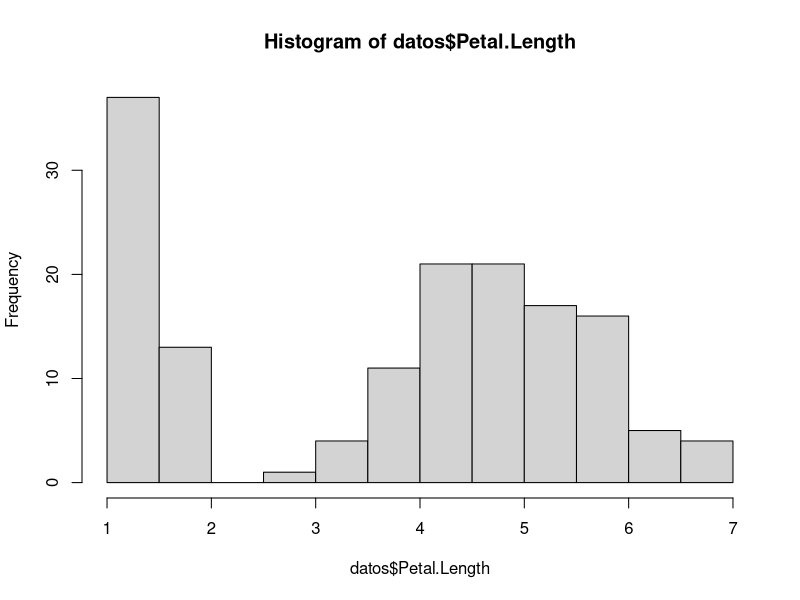
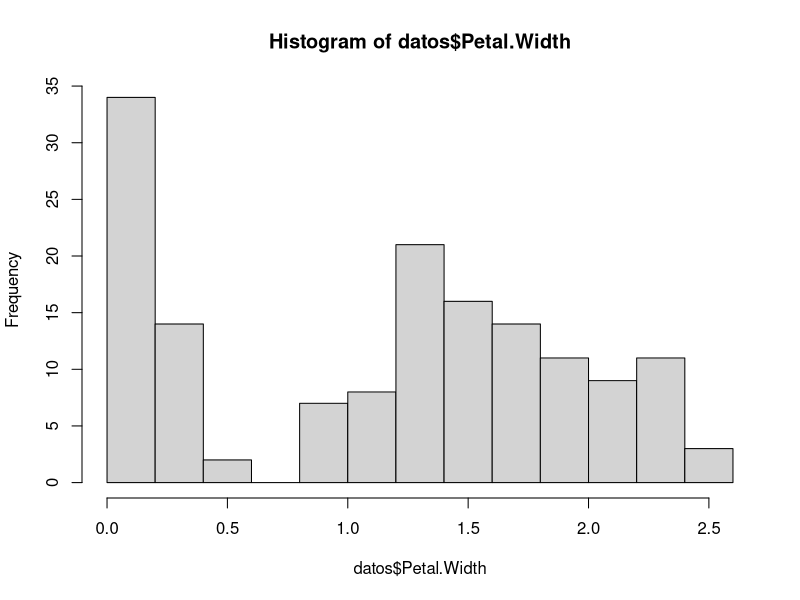

Source code (R) for these figures, in order:

#t test para 2 variables dependientes.

datos<-iris

#H0: las medias no son diferentes.

#HA: las medias si son diferentes.

#condiciones de aceptacion

#1: normalidad

hist(datos$Petal.Length)

hist(datos$Petal.Width)

#nivel de significancia

alpha<-0.05

#si es significativo, se puede rechazar H0 y aceptar HA. Si no, no se puede rechazar H0.

t.test(x = datos$Petal.Length, y = datos$Petal.Width, alternative = "two.sided", mu = 0, paired = TRUE, conf.level = 0.95)
